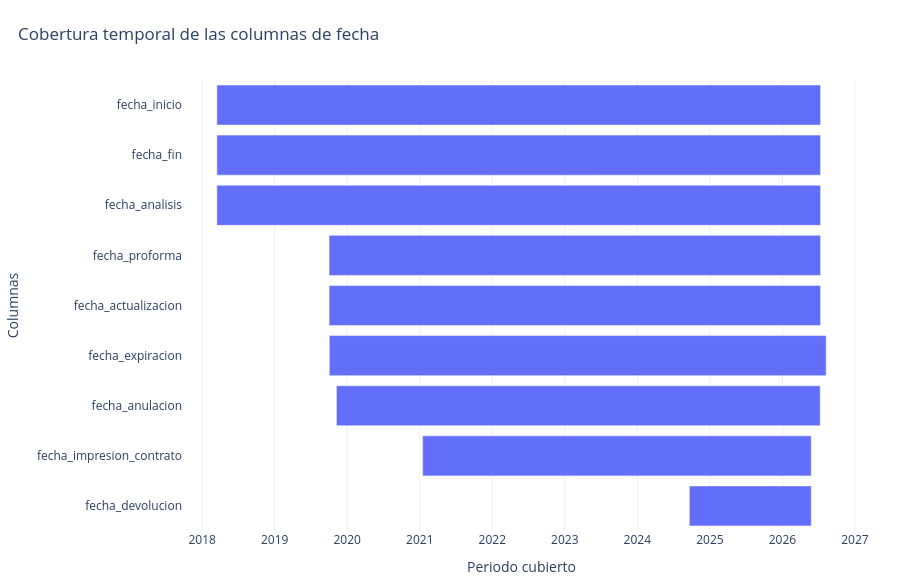

The code cell stored with this chart in its notebook:
### Code cell
graficar_rangos_fechas(df)

### Figure 1 — Plotly figure (JSON) as saved in the notebook; plotly's stock layout.template omitted (floating-point values rounded to 4 significant figures)
{"data": [{"base": ["2018-03-16T00:00:00", "2018-03-16T00:00:00", "2018-03-16T00:00:00", "2019-10-02T00:00:00", "2019-10-02T00:00:00", "2019-10-03T00:00:00", "2019-11-08T00:00:00", "2021-01-15T00:00:00", "2024-09-19T00:00:00"], "customdata": [[4830.0, 0.0, 0.0, 3040.0], [3841.0, 0.0, 989.0, 3040.0], [4572.0, 0.0, 258.0, 3040.0], [4830.0, 0.0, 0.0, 2475.0], [4830.0, 0.0, 0.0, 2475.0], [4752.0, 0.0, 78.0, 2502.0], [987.0, 0.0, 3843.0, 2436.0], [73.0, 0.0, 4757.0, 1957.0], [6.0, 0.0, 4824.0, 614.0]], "hovertemplate": "fecha_inicio=%{base}<br>fecha_final=%{x}<br>columna=%{y}<br>fechas_validas=%{customdata[0]:,}<br>fechas_invalidas=%{customdata[1]:,}<br>valores_nulos=%{customdata[2]:,}<br>rango_dias=%{customdata[3]:,}<extra></extra>", "legendgroup": "", "marker": {"color": "#636efa", "pattern": {"shape": ""}}, "name": "", "orientation": "h", "showlegend": false, "textposition": "auto", "type": "bar", "x": [262656000000, 262656000000, 262656000000, 213840000000, 213840000000, 216172800000, 210470400000, 169084800000, 53049600000], "xaxis": "x", "y": ["fecha_inicio", "fecha_fin", "fecha_analisis", "fecha_proforma", "fecha_actualizacion", "fecha_expiracion", "fecha_anulacion", "fecha_impresion_contrato", "fecha_devolucion"], "yaxis": "y"}], "layout": {"barmode": "overlay", "height": 585, "hoverlabel": {"bgcolor": "white", "font": {"size": 13}}, "legend": {"tracegroupgap": 0}, "margin": {"b": 40, "l": 40, "r": 40, "t": 80}, "title": {"text": "Cobertura temporal de las columnas de fecha", "x": 0.02}, "xaxis": {"anchor": "y", "domain": [0, 1], "showgrid": true, "title": {"text": "Periodo cubierto"}, "type": "date"}, "yaxis": {"anchor": "x", "autorange": "reversed", "domain": [0, 1], "title": {"text": "Columnas"}}}}
